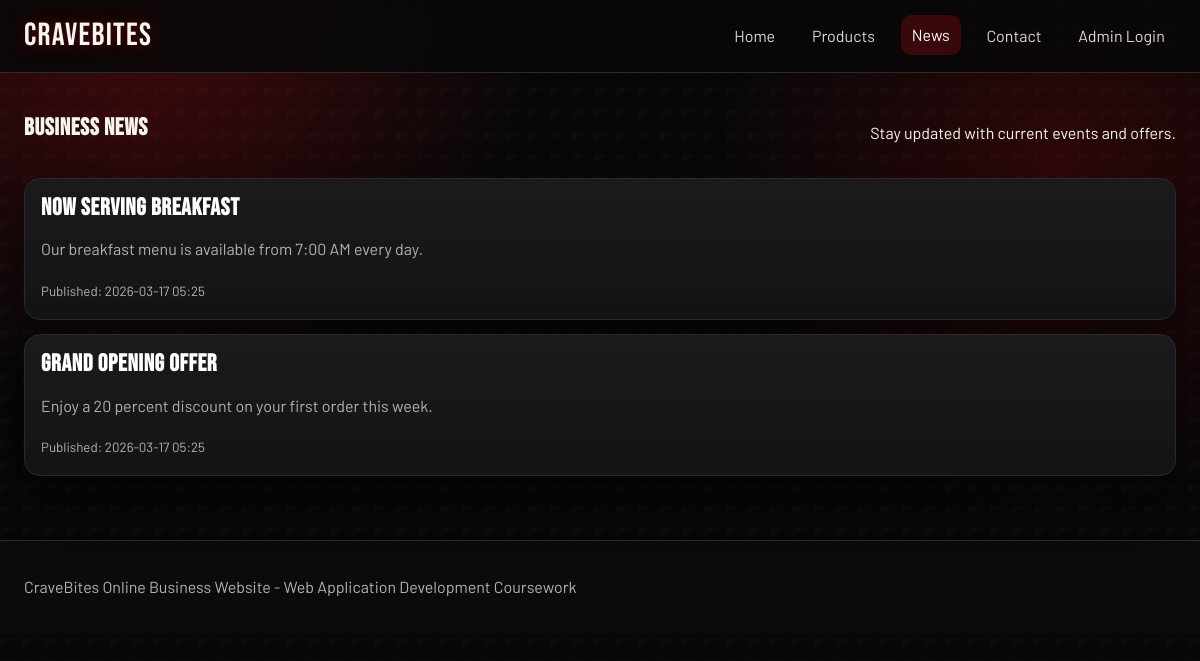
Page /news.php on the committed database.
### tables this page shows
CREATE TABLE IF NOT EXISTS news (
    id INT AUTO_INCREMENT PRIMARY KEY,
    title VARCHAR(200) NOT NULL,
    body TEXT NOT NULL,
    published_at TIMESTAMP DEFAULT CURRENT_TIMESTAMP
);

### includes/functions.php (called while the page is built, shortened)
<?php
function escape(?string $value): string
{
    return htmlspecialchars($value ?? '', ENT_QUOTES, 'UTF-8');
}

### news.php (the view, shortened to what this page needs)
<?php
require_once __DIR__ . '/includes/header.php';
$stmt = $pdo->query('SELECT id, title, body, published_at FROM news ORDER BY id DESC');
$newsList = $stmt->fetchAll();
?>
<section class="wrap section">
    <div class="section-head">
        <h1>Business News</h1>
        <p>Stay updated with current events and offers.</p>
    </div>
    <div class="news-list">
        <?php foreach ($newsList as $post): ?>
            <article class="news-item">
                <h2><?php echo escape($post['title']); ?></h2>
                <p><?php echo escape($post['body']); ?></p>
                <small>Published: <?php echo escape(date('Y-m-d H:i', strtotime($post['published_at']))); ?></small>
            </article>
        <?php endforeach; ?>
    </div>
</section>
<?php require_once __DIR__ . '/includes/footer.php'; ?>

### public/css/styles.css (style rules this page uses)
:root { --bg: #070707; --bg-elev: #0f0f10; --ink: #f8f5f1; --brand: #f20f1f; --brand-strong: #b80712; --brand-soft: #ff5d66; --card: #141416; --card-2: #1a1a1d; --muted: #b8afb2; --line: #2a2a2f; --ok: #29d17e; --danger: #ff6161; --radius: 16px; --shadow: 0 20px 50px rgba(0, 0, 0, 0.45); }
* { box-sizing: border-box; }
body { margin: 0; font-family: "Barlow", "Segoe UI", sans-serif; color: var(--ink); background: radial-gradient(circle at 12% 0%, rgba(242, 15, 31, 0.25) 0, transparent 30%), radial-gradient(circle at 88% 22%, rgba(184, 7, 18, 0.22) 0, transparent 28%), linear-gradient(145deg, rgba(255, 255, 255, 0.015) 25%, transparent 25%) 0 0 / 22px 22px, var(--bg); min-height: 100vh; line-height: 1.55; }
.wrap { width: min(1480px, 96%); margin: 0 auto; }
h1, h2, h3 { font-family: "Bebas Neue", sans-serif; letter-spacing: 0.7px; margin: 0 0 0.7rem; line-height: 1.1; }
.section { padding: 2rem 0; }
.section-head { display: flex; justify-content: space-between; align-items: center; gap: 1rem; margin-bottom: 1rem; }
.card, .news-card, .news-item, .stat-card { background: linear-gradient(180deg, var(--card-2), var(--card)); border: 1px solid var(--line); border-radius: var(--radius); overflow: hidden; box-shadow: var(--shadow); transition: transform 0.25s ease, border-color 0.25s ease; }
.card-body, .news-card, .news-item, .stat-card { padding: 1rem; }
.card-body h3, .news-card h3, .news-item h2, .stat-card h3 { color: #ffffff; }
.card-body p, .news-card p, .news-item p, .stat-card p, small, label { color: var(--muted); }
.news-list { display: grid; gap: 0.9rem; }
.hero-grid, .section, .card, .news-card, .news-item, .stat-card { animation: rise-in 0.6s ease both; }
.card:nth-child(2), .news-card:nth-child(2), .news-item:nth-child(2) { animation-delay: 0.08s; }

### rows in the picture
news: title "Now Serving Breakfast", body "Our breakfast menu is available from 7:00 AM every day.", published_at "2026-03-17 05:25"
news: title "Grand Opening Offer", body "Enjoy a 20 percent discount on your first order this week.", published_at "2026-03-17 05:25"
